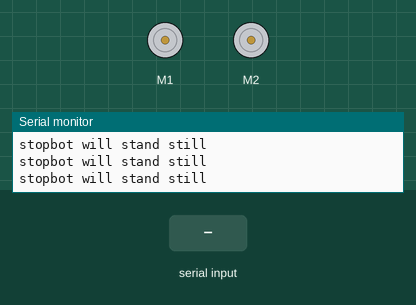
Simulated run of this sketch. Board: Arduino Uno, built with avr-gcc and run on an emulated ATmega328P. Parts: 2 × DC motor (green arrow = forward, orange = backward, longer = faster), the last lines printed to the serial monitor. The test bench sets the inputs (shaded band).

Above: at 1.2 s.
1.3 s: "F" received over Serial
At 2.5 s:
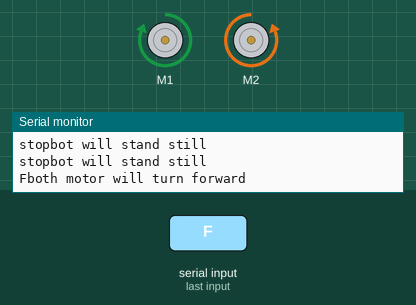
2.8 s: "B" received over Serial
At 5.2 s:
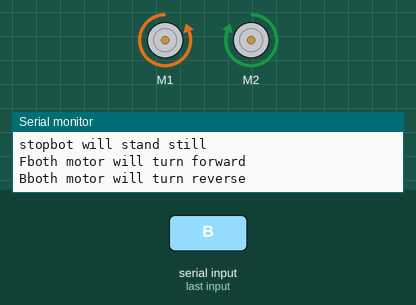
5.8 s: "R" received over Serial
At 7.7 s:
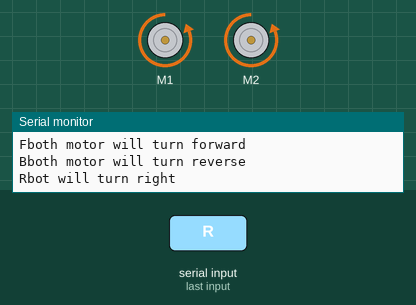
8.8 s: "L" received over Serial
At 11.6 s:
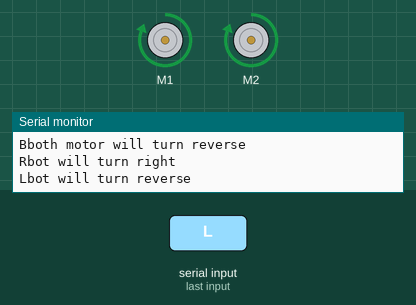
Timing chart, 0 to 14.8 s (numbered marks = the images above; inputs shaded):
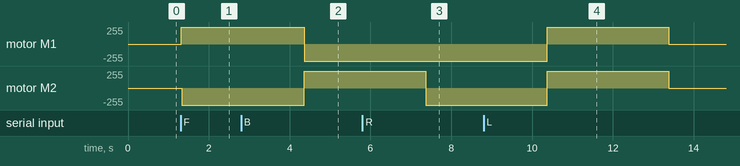

Measured:
- after the input at 1.3 s, motor M1: stopped → forward 255/255 at once; motor M2: stopped → backward 255/255 at once
- after the input at 2.8 s, motor M1: forward 255/255 → backward 255/255 after 1.6 s; motor M2: backward 255/255 → forward 255/255 after 1.6 s
- after the input at 5.8 s, motor M1: stays backward 255/255 (without the input it goes to stopped after 1.6 s); motor M2: forward 255/255 → backward 255/255 after 1.6 s
- after the input at 8.8 s, motor M1, motor M2: backward 255/255 → forward 255/255 after 1.6 s, → stopped 3.0 s later

The sketch:

SerialControl.ino
```cpp
#include <SoftwareSerial.h>
#include <SabertoothSimplified.h>


SoftwareSerial UMRTSerial(12,14);//RX for pin 12,TX for pin 14.RX is S2 and tx is S1
SabertoothSimplified ST(UMRTSerial);

void setup()
{
  Serial.begin(9600);
  UMRTSerial.begin(9600);

}
char command;

void loop() {

  if (Serial.available()){
  command = Serial.read();

  if (command == 'F')
  {
    ST.motor(1, 127);
    ST.motor(2 ,-127);
    Serial.print("F");
    Serial.println("both motor will turn forward");
    delay(3000);

  }

  else if (command == 'B')
  {
    ST.motor(1,-127);
    ST.motor(2,127);
    Serial.print("B");
    Serial.println("both motor will turn reverse");
    delay(3000);


  }
else if (command == 'R')
{
  ST.motor(2,-127);
  ST.motor(1,-127);
  Serial.print('R');
  Serial.println("bot will turn right");
  delay(3000);

}
else if (command == 'L')
{
  ST.motor(2,127);
  ST.motor(1,127);
  Serial.print('L');
  Serial.println("bot will turn reverse");
  delay(3000);

}

}

else {
  ST.motor(1,0);
  ST.motor(2,0);
  Serial.print("stop");
  Serial.println("bot will stand still");
}


}
```
